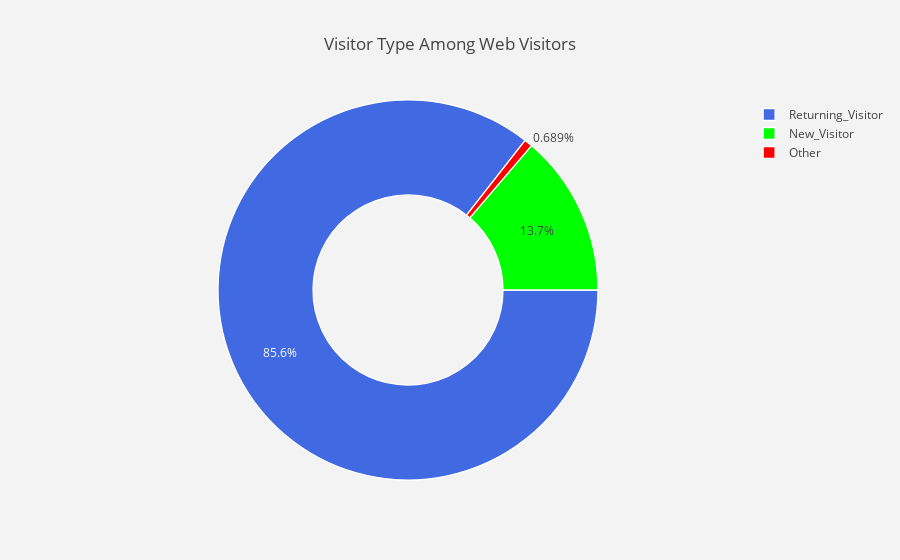

The notebook cell saved with this chart:
### Code cell
#Pie Chart to display percentage of visitors by type.
#labels
lab = df["VisitorType"].value_counts().keys().tolist()
#values
val = df["VisitorType"].value_counts().values.tolist()

trace = go.Pie(labels = lab ,
               values = val ,
               marker = dict(colors =  [ 'royalblue' ,'lime','red'],
                             line = dict(color = "white",
                                         width =  1.3)
                            ),
               rotation = 90,
               hoverinfo = "label+value+text",
               hole = .5
              )
layout = go.Layout(dict(title = "Visitor Type Among Web Visitors",
                        plot_bgcolor  = "rgb(243,243,243)",
                        paper_bgcolor = "rgb(243,243,243)",
                       )
                  )

data = [trace]
fig = go.Figure(data = data,layout = layout)
py.iplot(fig)

### Figure 1 — Plotly figure (JSON) as saved in the notebook; plotly's stock layout.template omitted (floating-point values rounded to 4 significant figures)
{"data": [{"hole": 0.5, "hoverinfo": "label+value+text", "labels": ["Returning_Visitor", "New_Visitor", "Other"], "marker": {"colors": ["royalblue", "lime", "red"], "line": {"color": "white", "width": 1.3}}, "rotation": 90, "type": "pie", "uid": "2afd9890-a3f5-4c42-832c-489d7df6d02f", "values": [10551, 1694, 85]}], "layout": {"paper_bgcolor": "rgb(243,243,243)", "plot_bgcolor": "rgb(243,243,243)", "title": {"text": "Visitor Type Among Web Visitors"}}}
